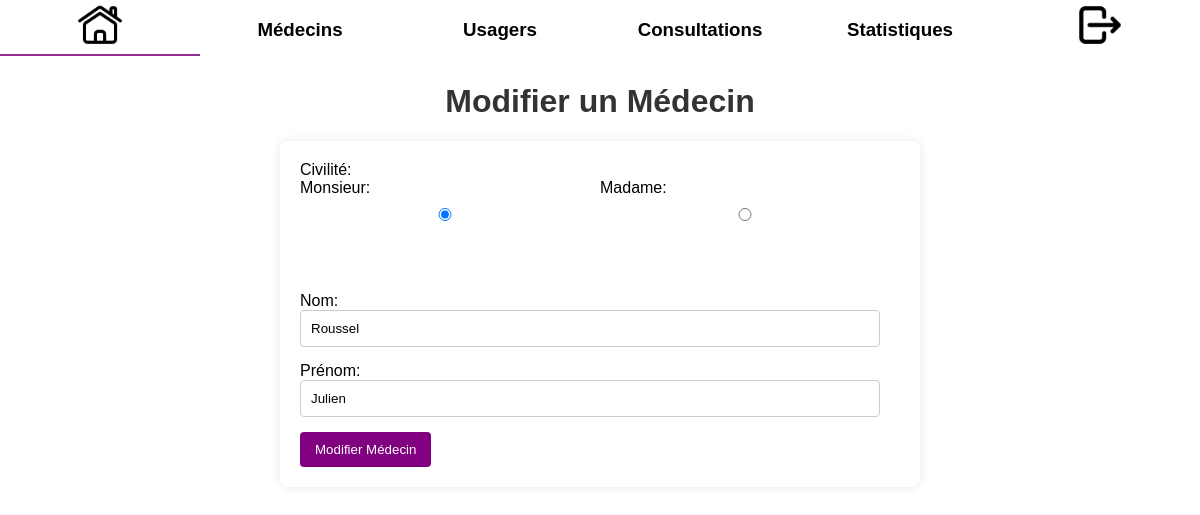
The page /php/modif_medecin.php?id=1 (signed in) on the database its author committed.
### tables this page shows
CREATE TABLE medecin (
    ID_Medecin int(11) NOT NULL AUTO_INCREMENT,
    Civilite varchar(10) DEFAULT NULL,
    Nom varchar(50) DEFAULT NULL,
    Prenom varchar(50) DEFAULT NULL,
    PRIMARY KEY (ID_Medecin)
);

### php/modif_medecin.php (the view, shortened to what this page needs)
<!DOCTYPE html>
<html lang="fr">
<head>
    <link rel="stylesheet" type="text/css" href="../css/ajoutermedecin.css">
    <?php
    include('BDD.php');
    if(isset($_GET['id']) && is_numeric($_GET['id'])) {
        $medecin_id = $_GET['id'];
        $sql = "SELECT * FROM medecin WHERE ID_Medecin = :medecin_id";
        $stmt = $conn->prepare($sql);
        $stmt->bindParam(':medecin_id', $medecin_id, PDO::PARAM_INT);
        $stmt->execute();
        if ($stmt->rowCount() > 0) {
            $medecin = $stmt->fetch(PDO::FETCH_ASSOC);
        } else {
            echo "Médecin non trouvé.";
            exit;
        }
    } else {
        echo "ID de médecin non spécifié.";
        exit;
    }
    ?>
</head>
<body>
    <?php include('menu.php'); ?>
    <h1>Modifier un Médecin</h1>
    <form method="post" action="traitement_modif_med.php">
        Civilité:
        <div class="civilite-options">
            <div class="civilite-option">
                <label>Monsieur:</label>
                <input type="radio" name="civilite" id="monsieur" value="Monsieur" <?php echo ($medecin['Civilite'] == 'Monsieur') ? 'checked' : ''; ?> required>
            </div>
            <div class="civilite-option">
                <label>Madame:</label>
                <input type="radio" name="civilite" id="madame" value="Madame" <?php echo ($medecin['Civilite'] == 'Madame') ? 'checked' : ''; ?> required>
            </div>
        </div>
        <br><br>
        Nom: <input type="text" name="nom" value="<?php echo htmlspecialchars($medecin['Nom']); ?>" required>
        Prénom: <input type="text" name="prenom" value="<?php echo htmlspecialchars($medecin['Prenom']); ?>" required>
        <input type="submit" value="Modifier Médecin">
    </form>
</body>
</html>

### css/ajoutermedecin.css (style rules this page uses)
body { font-family: Arial, sans-serif; margin: 0px; padding:0px; }
h1 { text-align: center; color: #333; }
form { max-width: 600px; margin: 20px auto; background-color: #fff; padding: 20px; border-radius: 8px; box-shadow: 0 0 10px rgba(0, 0, 0, 0.1); }
label { display: block; margin-bottom: 8px; }
.civilite-options { display: flex; justify-content: space-between; }
.civilite-option { flex: 1; }
input[type="text"], input[type="radio"], textarea, select { width: calc(100% - 20px); padding: 10px; margin-bottom: 15px; box-sizing: border-box; border: 1px solid #ccc; border-radius: 4px; }
input[type="submit"] { background-color: purple; color: #fff; padding: 10px 15px; border: none; border-radius: 4px; cursor: pointer; }
.civilite-options { display: flex; justify-content: space-between; margin-bottom: 20px; }

### rows shown on the page
medecin: Civilite "☑", nom "Roussel", prenom "Julien"
